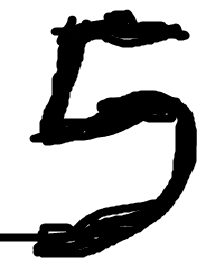
#> input picture knn_digits_recognition_with_wht/test2.bmp, 217 x 272 px
$ python knn.py
#> lines starting #> are read from the running program, lines starting #| are printed output that depends on the picture; after the words box and inside, x2 and y2 are one past the last pixel; in counts of white or black regions, pixels touching at a corner belong together
import numpy as np
import os
import math


knn_k = 10

# [22 lines left out: functions get_file_content, loadfile, not called in this run]

def loadSample(targetPath) :
	samples = []
	for root,dirs, files in os.walk(targetPath):
		for f in files:
			digit, sample = loadfile(os.path.join(root, f), f)
			samples.append([digit,sample])
	return samples

# [47 lines left out: functions sample_distance, partial_sort, get_weighted_most_frequent, knn_classify, scalePicture, not called in this run]


def load_picture(path):
#> called with path = 'test2.bmp'
	from PIL import Image
	im = Image.open(path) #Can be many different formats.
#> im is the input picture: PIL image 217x272 RGB; min 0, max 255, mean 188.6
	pix = im.load()
	#print im.size #Get the width and hight of the image for iterating over
	#print pix[x,y] #Get the RGBA Value of the a pixel of an image
	w,h = im.size
#> w = 217; h = 272
	bit_matrix = np.zeros(shape=(h,w))
	print(bit_matrix.shape)
#| (272, 217)
	for y in range(h):
		for x in range(w):
			bit_matrix[y,x] = int(sum(pix[x,y])<255*1.5)
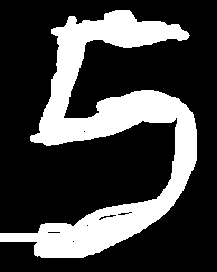
#> bit_matrix: shape (272, 217) float64; values 0 (black) and 1 (white), 26.5% white; 1 white region, box (x1, y1, x2, y2) and area: (0, 10, 197, 258) 15665
	#print("bit_matrix:", bit_matrix)
	#print(bit_matrix.sum())
	return bit_matrix

# [7 lines left out: function print_pic, not called in this run]

def pic_to_sample(pic_matrix, samples):
	#print(samples[0][1].shape)
	#print(samples[0][1])
#> (the run stopped early here; a loop or call above may not have finished)

$ run again, with knn_digits_recognition_with_wht/test.bmp copied over knn_digits_recognition_with_wht/test2.bmp
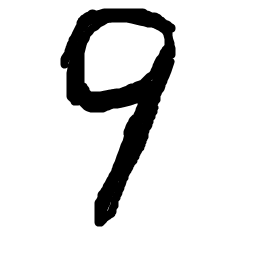
#> input picture knn_digits_recognition_with_wht/test.bmp, 258 x 260 px
#> in load_picture, im is the input picture: PIL image 258x260 RGB; min 0, max 255, mean 223.3
#| (260, 258)
#> after the loop in load_picture, `for y in range(h):`:
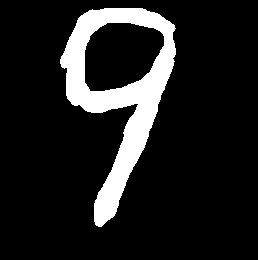
#> bit_matrix: shape (260, 258) float64; values 0 (black) and 1 (white), 12.6% white; 1 white region, box (x1, y1, x2, y2) and area: (60, 8, 176, 227) 8440
